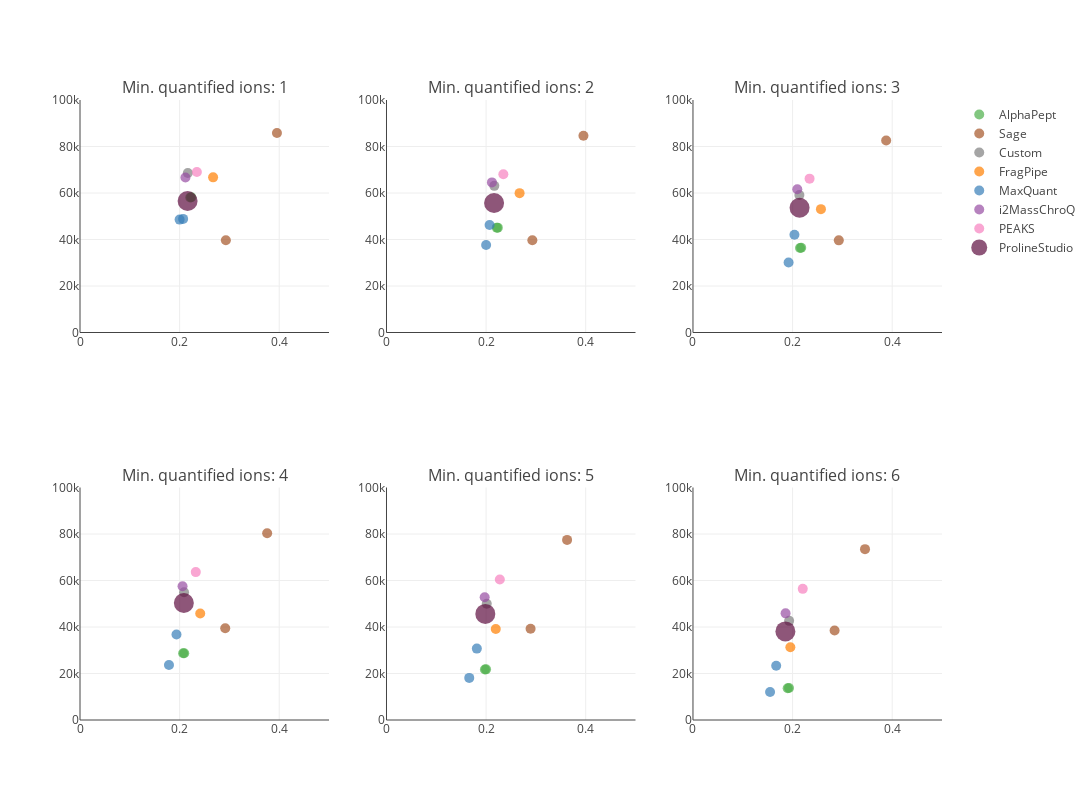

Source (notebook cell):
### Code cell


### Figure 1 — Plotly figure (JSON) as saved in the notebook; plotly's stock layout.template omitted (floating-point values rounded to 4 significant figures)
{"data": [{"hovertext": ["ProteoBench ID: AlphaPept_20250120_160240<br>Software tool: AlphaPept 0.5.3<br>Comment (private submission): AlphaPept_MBR_Align_50ppmFragTol", "ProteoBench ID: AlphaPept_20250120_160302<br>Software tool: AlphaPept 0.5.3<br>Comment (private submission): AlphaPept_50ppmFragTol"], "marker": {"color": ["#4daf4a", "#4daf4a"], "showscale": false, "size": [10, 10]}, "mode": "markers", "name": "AlphaPept", "type": "scatter", "x": [0.2235, 0.2214], "xaxis": "x", "y": [58187, 58090], "yaxis": "y"}, {"hovertext": ["ProteoBench ID: Sage_20250120_160320<br>Software tool: Sage 0.14.6<br>Comment (private submission): Sage (filtered)", "ProteoBench ID: Sage_20250120_160348<br>Software tool: Sage 0.14.6<br>Comment (private submission): Sage (unfiltered)"], "marker": {"color": ["#a65628", "#a65628"], "showscale": false, "size": [10, 10]}, "mode": "markers", "name": "Sage", "type": "scatter", "x": [0.2929, 0.3955], "xaxis": "x", "y": [39687, 85777], "yaxis": "y"}, {"hovertext": ["ProteoBench ID: Custom_20250120_160407<br>Software tool: Custom 0.14.6<br>Comment (private submission): Sage (FlashLFQ)"], "marker": {"color": ["#7f7f7f"], "showscale": false, "size": [10]}, "mode": "markers", "name": "Custom", "type": "scatter", "x": [0.2165], "xaxis": "x", "y": [68622], "yaxis": "y"}, {"hovertext": ["ProteoBench ID: FragPipe_20250120_160434<br>Software tool: FragPipe 22.0<br>Comment (private submission): FragPipeMBR"], "marker": {"color": ["#ff7f00"], "showscale": false, "size": [10]}, "mode": "markers", "name": "FragPipe", "type": "scatter", "x": [0.2672], "xaxis": "x", "y": [66735], "yaxis": "y"}, {"hovertext": ["ProteoBench ID: MaxQuant_20250120_160454<br>Software tool: MaxQuant 2.4.13.0<br>Comment (private submission): MaxQuant_MBR", "ProteoBench ID: MaxQuant_20250120_160511<br>Software tool: MaxQuant 2.4.13.0<br>Comment (private submission): MaxQuant"], "marker": {"color": ["#377eb8", "#377eb8"], "showscale": false, "size": [10, 10]}, "mode": "markers", "name": "MaxQuant", "type": "scatter", "x": [0.207, 0.2], "xaxis": "x", "y": [48870, 48562], "yaxis": "y"}, {"hovertext": ["ProteoBench ID: i2MassChroQ_20250120_160534<br>Software tool: i2MassChroQ 1.0.18<br>Comment (private submission): i2MassChroQ"], "marker": {"color": ["#984ea3"], "showscale": false, "size": [10]}, "mode": "markers", "name": "i2MassChroQ", "type": "scatter", "x": [0.2117], "xaxis": "x", "y": [66668], "yaxis": "y"}, {"hovertext": ["ProteoBench ID: PEAKS_20250120_160601<br>Software tool: PEAKS 0.14.6<br>Comment (private submission): PEAKS"], "marker": {"color": ["#f781bf"], "showscale": false, "size": [10]}, "mode": "markers", "name": "PEAKS", "type": "scatter", "x": [0.2346], "xaxis": "x", "y": [69000], "yaxis": "y"}, {"hovertext": ["ProteoBench ID: ProlineStudio_20250120_160651<br>Software tool: ProlineStudio <br>Comment (private submission): ProlineStudio"], "marker": {"color": ["#5f0f40"], "showscale": false, "size": [20]}, "mode": "markers", "name": "ProlineStudio", "type": "scatter", "x": [0.216], "xaxis": "x", "y": [56570], "yaxis": "y"}, {"hovertext": ["ProteoBench ID: AlphaPept_20250120_160240<br>Software tool: AlphaPept 0.5.3<br>Comment (private submission): AlphaPept_MBR_Align_50ppmFragTol", "ProteoBench ID: AlphaPept_20250120_160302<br>Software tool: AlphaPept 0.5.3<br>Comment (private submission): AlphaPept_50ppmFragTol"], "marker": {"color": ["#4daf4a", "#4daf4a"], "showscale": false, "size": [10, 10]}, "mode": "markers", "name": "AlphaPept", "showlegend": false, "type": "scatter", "x": [0.2235, 0.2214], "xaxis": "x2", "y": [45104, 45102], "yaxis": "y2"}, {"hovertext": ["ProteoBench ID: Sage_20250120_160320<br>Software tool: Sage 0.14.6<br>Comment (private submission): Sage (filtered)", "ProteoBench ID: Sage_20250120_160348<br>Software tool: Sage 0.14.6<br>Comment (private submission): Sage (unfiltered)"], "marker": {"color": ["#a65628", "#a65628"], "showscale": false, "size": [10, 10]}, "mode": "markers", "name": "Sage", "showlegend": false, "type": "scatter", "x": [0.2929, 0.3955], "xaxis": "x2", "y": [39687, 84615], "yaxis": "y2"}, {"hovertext": ["ProteoBench ID: Custom_20250120_160407<br>Software tool: Custom 0.14.6<br>Comment (private submission): Sage (FlashLFQ)"], "marker": {"color": ["#7f7f7f"], "showscale": false, "size": [10]}, "mode": "markers", "name": "Custom", "showlegend": false, "type": "scatter", "x": [0.2165], "xaxis": "x2", "y": [63074], "yaxis": "y2"}, {"hovertext": ["ProteoBench ID: FragPipe_20250120_160434<br>Software tool: FragPipe 22.0<br>Comment (private submission): FragPipeMBR"], "marker": {"color": ["#ff7f00"], "showscale": false, "size": [10]}, "mode": "markers", "name": "FragPipe", "showlegend": false, "type": "scatter", "x": [0.2672], "xaxis": "x2", "y": [59946], "yaxis": "y2"}, {"hovertext": ["ProteoBench ID: MaxQuant_20250120_160454<br>Software tool: MaxQuant 2.4.13.0<br>Comment (private submission): MaxQuant_MBR", "ProteoBench ID: MaxQuant_20250120_160511<br>Software tool: MaxQuant 2.4.13.0<br>Comment (private submission): MaxQuant"], "marker": {"color": ["#377eb8", "#377eb8"], "showscale": false, "size": [10, 10]}, "mode": "markers", "name": "MaxQuant", "showlegend": false, "type": "scatter", "x": [0.207, 0.2], "xaxis": "x2", "y": [46241, 37610], "yaxis": "y2"}, {"hovertext": ["ProteoBench ID: i2MassChroQ_20250120_160534<br>Software tool: i2MassChroQ 1.0.18<br>Comment (private submission): i2MassChroQ"], "marker": {"color": ["#984ea3"], "showscale": false, "size": [10]}, "mode": "markers", "name": "i2MassChroQ", "showlegend": false, "type": "scatter", "x": [0.2117], "xaxis": "x2", "y": [64561], "yaxis": "y2"}, {"hovertext": ["ProteoBench ID: PEAKS_20250120_160601<br>Software tool: PEAKS 0.14.6<br>Comment (private submission): PEAKS"], "marker": {"color": ["#f781bf"], "showscale": false, "size": [10]}, "mode": "markers", "name": "PEAKS", "showlegend": false, "type": "scatter", "x": [0.2346], "xaxis": "x2", "y": [68093], "yaxis": "y2"}, {"hovertext": ["ProteoBench ID: ProlineStudio_20250120_160651<br>Software tool: ProlineStudio <br>Comment (private submission): ProlineStudio"], "marker": {"color": ["#5f0f40"], "showscale": false, "size": [20]}, "mode": "markers", "name": "ProlineStudio", "showlegend": false, "type": "scatter", "x": [0.216], "xaxis": "x2", "y": [55692], "yaxis": "y2"}, {"hovertext": ["ProteoBench ID: AlphaPept_20250120_160240<br>Software tool: AlphaPept 0.5.3<br>Comment (private submission): AlphaPept_MBR_Align_50ppmFragTol", "ProteoBench ID: AlphaPept_20250120_160302<br>Software tool: AlphaPept 0.5.3<br>Comment (private submission): AlphaPept_50ppmFragTol"], "marker": {"color": ["#4daf4a", "#4daf4a"], "showscale": false, "size": [10, 10]}, "mode": "markers", "name": "AlphaPept", "showlegend": false, "type": "scatter", "x": [0.2173, 0.215], "xaxis": "x3", "y": [36421, 36379], "yaxis": "y3"}, {"hovertext": ["ProteoBench ID: Sage_20250120_160320<br>Software tool: Sage 0.14.6<br>Comment (private submission): Sage (filtered)", "ProteoBench ID: Sage_20250120_160348<br>Software tool: Sage 0.14.6<br>Comment (private submission): Sage (unfiltered)"], "marker": {"color": ["#a65628", "#a65628"], "showscale": false, "size": [10, 10]}, "mode": "markers", "name": "Sage", "showlegend": false, "type": "scatter", "x": [0.2928, 0.3879], "xaxis": "x3", "y": [39633, 82606], "yaxis": "y3"}, {"hovertext": ["ProteoBench ID: Custom_20250120_160407<br>Software tool: Custom 0.14.6<br>Comment (private submission): Sage (FlashLFQ)"], "marker": {"color": ["#7f7f7f"], "showscale": false, "size": [10]}, "mode": "markers", "name": "Custom", "showlegend": false, "type": "scatter", "x": [0.2136], "xaxis": "x3", "y": [59126], "yaxis": "y3"}, {"hovertext": ["ProteoBench ID: FragPipe_20250120_160434<br>Software tool: FragPipe 22.0<br>Comment (private submission): FragPipeMBR"], "marker": {"color": ["#ff7f00"], "showscale": false, "size": [10]}, "mode": "markers", "name": "FragPipe", "showlegend": false, "type": "scatter", "x": [0.2569], "xaxis": "x3", "y": [53060], "yaxis": "y3"}, {"hovertext": ["ProteoBench ID: MaxQuant_20250120_160454<br>Software tool: MaxQuant 2.4.13.0<br>Comment (private submission): MaxQuant_MBR", "ProteoBench ID: MaxQuant_20250120_160511<br>Software tool: MaxQuant 2.4.13.0<br>Comment (private submission): MaxQuant"], "marker": {"color": ["#377eb8", "#377eb8"], "showscale": false, "size": [10, 10]}, "mode": "markers", "name": "MaxQuant", "showlegend": false, "type": "scatter", "x": [0.2037, 0.192], "xaxis": "x3", "y": [42075, 30086], "yaxis": "y3"}, {"hovertext": ["ProteoBench ID: i2MassChroQ_20250120_160534<br>Software tool: i2MassChroQ 1.0.18<br>Comment (private submission): i2MassChroQ"], "marker": {"color": ["#984ea3"], "showscale": false, "size": [10]}, "mode": "markers", "name": "i2MassChroQ", "showlegend": false, "type": "scatter", "x": [0.2095], "xaxis": "x3", "y": [61603], "yaxis": "y3"}, {"hovertext": ["ProteoBench ID: PEAKS_20250120_160601<br>Software tool: PEAKS 0.14.6<br>Comment (private submission): PEAKS"], "marker": {"color": ["#f781bf"], "showscale": false, "size": [10]}, "mode": "markers", "name": "PEAKS", "showlegend": false, "type": "scatter", "x": [0.2341], "xaxis": "x3", "y": [66167], "yaxis": "y3"}, {"hovertext": ["ProteoBench ID: ProlineStudio_20250120_160651<br>Software tool: ProlineStudio <br>Comment (private submission): ProlineStudio"], "marker": {"color": ["#5f0f40"], "showscale": false, "size": [20]}, "mode": "markers", "name": "ProlineStudio", "showlegend": false, "type": "scatter", "x": [0.214], "xaxis": "x3", "y": [53670], "yaxis": "y3"}, {"hovertext": ["ProteoBench ID: AlphaPept_20250120_160240<br>Software tool: AlphaPept 0.5.3<br>Comment (private submission): AlphaPept_MBR_Align_50ppmFragTol", "ProteoBench ID: AlphaPept_20250120_160302<br>Software tool: AlphaPept 0.5.3<br>Comment (private submission): AlphaPept_50ppmFragTol"], "marker": {"color": ["#4daf4a", "#4daf4a"], "showscale": false, "size": [10, 10]}, "mode": "markers", "name": "AlphaPept", "showlegend": false, "type": "scatter", "x": [0.2093, 0.2071], "xaxis": "x4", "y": [28735, 28676], "yaxis": "y4"}, {"hovertext": ["ProteoBench ID: Sage_20250120_160320<br>Software tool: Sage 0.14.6<br>Comment (private submission): Sage (filtered)", "ProteoBench ID: Sage_20250120_160348<br>Software tool: Sage 0.14.6<br>Comment (private submission): Sage (unfiltered)"], "marker": {"color": ["#a65628", "#a65628"], "showscale": false, "size": [10, 10]}, "mode": "markers", "name": "Sage", "showlegend": false, "type": "scatter", "x": [0.2916, 0.3758], "xaxis": "x4", "y": [39488, 80316], "yaxis": "y4"}, {"hovertext": ["ProteoBench ID: Custom_20250120_160407<br>Software tool: Custom 0.14.6<br>Comment (private submission): Sage (FlashLFQ)"], "marker": {"color": ["#7f7f7f"], "showscale": false, "size": [10]}, "mode": "markers", "name": "Custom", "showlegend": false, "type": "scatter", "x": [0.2089], "xaxis": "x4", "y": [54951], "yaxis": "y4"}, {"hovertext": ["ProteoBench ID: FragPipe_20250120_160434<br>Software tool: FragPipe 22.0<br>Comment (private submission): FragPipeMBR"], "marker": {"color": ["#ff7f00"], "showscale": false, "size": [10]}, "mode": "markers", "name": "FragPipe", "showlegend": false, "type": "scatter", "x": [0.2414], "xaxis": "x4", "y": [45811], "yaxis": "y4"}, {"hovertext": ["ProteoBench ID: MaxQuant_20250120_160454<br>Software tool: MaxQuant 2.4.13.0<br>Comment (private submission): MaxQuant_MBR", "ProteoBench ID: MaxQuant_20250120_160511<br>Software tool: MaxQuant 2.4.13.0<br>Comment (private submission): MaxQuant"], "marker": {"color": ["#377eb8", "#377eb8"], "showscale": false, "size": [10, 10]}, "mode": "markers", "name": "MaxQuant", "showlegend": false, "type": "scatter", "x": [0.1937, 0.1786], "xaxis": "x4", "y": [36809, 23655], "yaxis": "y4"}, {"hovertext": ["ProteoBench ID: i2MassChroQ_20250120_160534<br>Software tool: i2MassChroQ 1.0.18<br>Comment (private submission): i2MassChroQ"], "marker": {"color": ["#984ea3"], "showscale": false, "size": [10]}, "mode": "markers", "name": "i2MassChroQ", "showlegend": false, "type": "scatter", "x": [0.2059], "xaxis": "x4", "y": [57551], "yaxis": "y4"}, {"hovertext": ["ProteoBench ID: PEAKS_20250120_160601<br>Software tool: PEAKS 0.14.6<br>Comment (private submission): PEAKS"], "marker": {"color": ["#f781bf"], "showscale": false, "size": [10]}, "mode": "markers", "name": "PEAKS", "showlegend": false, "type": "scatter", "x": [0.2325], "xaxis": "x4", "y": [63615], "yaxis": "y4"}, {"hovertext": ["ProteoBench ID: ProlineStudio_20250120_160651<br>Software tool: ProlineStudio <br>Comment (private submission): ProlineStudio"], "marker": {"color": ["#5f0f40"], "showscale": false, "size": [20]}, "mode": "markers", "name": "ProlineStudio", "showlegend": false, "type": "scatter", "x": [0.2085], "xaxis": "x4", "y": [50320], "yaxis": "y4"}, {"hovertext": ["ProteoBench ID: AlphaPept_20250120_160240<br>Software tool: AlphaPept 0.5.3<br>Comment (private submission): AlphaPept_MBR_Align_50ppmFragTol", "ProteoBench ID: AlphaPept_20250120_160302<br>Software tool: AlphaPept 0.5.3<br>Comment (private submission): AlphaPept_50ppmFragTol"], "marker": {"color": ["#4daf4a", "#4daf4a"], "showscale": false, "size": [10, 10]}, "mode": "markers", "name": "AlphaPept", "showlegend": false, "type": "scatter", "x": [0.1999, 0.1976], "xaxis": "x5", "y": [21777, 21692], "yaxis": "y5"}, {"hovertext": ["ProteoBench ID: Sage_20250120_160320<br>Software tool: Sage 0.14.6<br>Comment (private submission): Sage (filtered)", "ProteoBench ID: Sage_20250120_160348<br>Software tool: Sage 0.14.6<br>Comment (private submission): Sage (unfiltered)"], "marker": {"color": ["#a65628", "#a65628"], "showscale": false, "size": [10, 10]}, "mode": "markers", "name": "Sage", "showlegend": false, "type": "scatter", "x": [0.2893, 0.3626], "xaxis": "x5", "y": [39214, 77470], "yaxis": "y5"}, {"hovertext": ["ProteoBench ID: Custom_20250120_160407<br>Software tool: Custom 0.14.6<br>Comment (private submission): Sage (FlashLFQ)"], "marker": {"color": ["#7f7f7f"], "showscale": false, "size": [10]}, "mode": "markers", "name": "Custom", "showlegend": false, "type": "scatter", "x": [0.2013], "xaxis": "x5", "y": [49988], "yaxis": "y5"}, {"hovertext": ["ProteoBench ID: FragPipe_20250120_160434<br>Software tool: FragPipe 22.0<br>Comment (private submission): FragPipeMBR"], "marker": {"color": ["#ff7f00"], "showscale": false, "size": [10]}, "mode": "markers", "name": "FragPipe", "showlegend": false, "type": "scatter", "x": [0.2194], "xaxis": "x5", "y": [39131], "yaxis": "y5"}, {"hovertext": ["ProteoBench ID: MaxQuant_20250120_160454<br>Software tool: MaxQuant 2.4.13.0<br>Comment (private submission): MaxQuant_MBR", "ProteoBench ID: MaxQuant_20250120_160511<br>Software tool: MaxQuant 2.4.13.0<br>Comment (private submission): MaxQuant"], "marker": {"color": ["#377eb8", "#377eb8"], "showscale": false, "size": [10, 10]}, "mode": "markers", "name": "MaxQuant", "showlegend": false, "type": "scatter", "x": [0.1814, 0.1662], "xaxis": "x5", "y": [30713, 18103], "yaxis": "y5"}, {"hovertext": ["ProteoBench ID: i2MassChroQ_20250120_160534<br>Software tool: i2MassChroQ 1.0.18<br>Comment (private submission): i2MassChroQ"], "marker": {"color": ["#984ea3"], "showscale": false, "size": [10]}, "mode": "markers", "name": "i2MassChroQ", "showlegend": false, "type": "scatter", "x": [0.1971], "xaxis": "x5", "y": [52814], "yaxis": "y5"}, {"hovertext": ["ProteoBench ID: PEAKS_20250120_160601<br>Software tool: PEAKS 0.14.6<br>Comment (private submission): PEAKS"], "marker": {"color": ["#f781bf"], "showscale": false, "size": [10]}, "mode": "markers", "name": "PEAKS", "showlegend": false, "type": "scatter", "x": [0.2275], "xaxis": "x5", "y": [60421], "yaxis": "y5"}, {"hovertext": ["ProteoBench ID: ProlineStudio_20250120_160651<br>Software tool: ProlineStudio <br>Comment (private submission): ProlineStudio"], "marker": {"color": ["#5f0f40"], "showscale": false, "size": [20]}, "mode": "markers", "name": "ProlineStudio", "showlegend": false, "type": "scatter", "x": [0.1984], "xaxis": "x5", "y": [45635], "yaxis": "y5"}, {"hovertext": ["ProteoBench ID: AlphaPept_20250120_160240<br>Software tool: AlphaPept 0.5.3<br>Comment (private submission): AlphaPept_MBR_Align_50ppmFragTol", "ProteoBench ID: AlphaPept_20250120_160302<br>Software tool: AlphaPept 0.5.3<br>Comment (private submission): AlphaPept_50ppmFragTol"], "marker": {"color": ["#4daf4a", "#4daf4a"], "showscale": false, "size": [10, 10]}, "mode": "markers", "name": "AlphaPept", "showlegend": false, "type": "scatter", "x": [0.1928, 0.1901], "xaxis": "x6", "y": [13750, 13656], "yaxis": "y6"}, {"hovertext": ["ProteoBench ID: Sage_20250120_160320<br>Software tool: Sage 0.14.6<br>Comment (private submission): Sage (filtered)", "ProteoBench ID: Sage_20250120_160348<br>Software tool: Sage 0.14.6<br>Comment (private submission): Sage (unfiltered)"], "marker": {"color": ["#a65628", "#a65628"], "showscale": false, "size": [10, 10]}, "mode": "markers", "name": "Sage", "showlegend": false, "type": "scatter", "x": [0.2843, 0.3454], "xaxis": "x6", "y": [38508, 73493], "yaxis": "y6"}, {"hovertext": ["ProteoBench ID: Custom_20250120_160407<br>Software tool: Custom 0.14.6<br>Comment (private submission): Sage (FlashLFQ)"], "marker": {"color": ["#7f7f7f"], "showscale": false, "size": [10]}, "mode": "markers", "name": "Custom", "showlegend": false, "type": "scatter", "x": [0.1931], "xaxis": "x6", "y": [42636], "yaxis": "y6"}, {"hovertext": ["ProteoBench ID: FragPipe_20250120_160434<br>Software tool: FragPipe 22.0<br>Comment (private submission): FragPipeMBR"], "marker": {"color": ["#ff7f00"], "showscale": false, "size": [10]}, "mode": "markers", "name": "FragPipe", "showlegend": false, "type": "scatter", "x": [0.1955], "xaxis": "x6", "y": [31283], "yaxis": "y6"}, {"hovertext": ["ProteoBench ID: MaxQuant_20250120_160454<br>Software tool: MaxQuant 2.4.13.0<br>Comment (private submission): MaxQuant_MBR", "ProteoBench ID: MaxQuant_20250120_160511<br>Software tool: MaxQuant 2.4.13.0<br>Comment (private submission): MaxQuant"], "marker": {"color": ["#377eb8", "#377eb8"], "showscale": false, "size": [10, 10]}, "mode": "markers", "name": "MaxQuant", "showlegend": false, "type": "scatter", "x": [0.1671, 0.1548], "xaxis": "x6", "y": [23314, 12029], "yaxis": "y6"}, {"hovertext": ["ProteoBench ID: i2MassChroQ_20250120_160534<br>Software tool: i2MassChroQ 1.0.18<br>Comment (private submission): i2MassChroQ"], "marker": {"color": ["#984ea3"], "showscale": false, "size": [10]}, "mode": "markers", "name": "i2MassChroQ", "showlegend": false, "type": "scatter", "x": [0.1859], "xaxis": "x6", "y": [45861], "yaxis": "y6"}, {"hovertext": ["ProteoBench ID: PEAKS_20250120_160601<br>Software tool: PEAKS 0.14.6<br>Comment (private submission): PEAKS"], "marker": {"color": ["#f781bf"], "showscale": false, "size": [10]}, "mode": "markers", "name": "PEAKS", "showlegend": false, "type": "scatter", "x": [0.2204], "xaxis": "x6", "y": [56398], "yaxis": "y6"}, {"hovertext": ["ProteoBench ID: ProlineStudio_20250120_160651<br>Software tool: ProlineStudio <br>Comment (private submission): ProlineStudio"], "marker": {"color": ["#5f0f40"], "showscale": false, "size": [20]}, "mode": "markers", "name": "ProlineStudio", "showlegend": false, "type": "scatter", "x": [0.1855], "xaxis": "x6", "y": [38095], "yaxis": "y6"}], "layout": {"annotations": [{"font": {"size": 16}, "showarrow": false, "text": "Min. quantified ions: 1", "x": 0.1444, "xanchor": "center", "xref": "paper", "y": 1, "yanchor": "bottom", "yref": "paper"}, {"font": {"size": 16}, "showarrow": false, "text": "Min. quantified ions: 2", "x": 0.5, "xanchor": "center", "xref": "paper", "y": 1, "yanchor": "bottom", "yref": "paper"}, {"font": {"size": 16}, "showarrow": false, "text": "Min. quantified ions: 3", "x": 0.8556, "xanchor": "center", "xref": "paper", "y": 1, "yanchor": "bottom", "yref": "paper"}, {"font": {"size": 16}, "showarrow": false, "text": "Min. quantified ions: 4", "x": 0.1444, "xanchor": "center", "xref": "paper", "y": 0.375, "yanchor": "bottom", "yref": "paper"}, {"font": {"size": 16}, "showarrow": false, "text": "Min. quantified ions: 5", "x": 0.5, "xanchor": "center", "xref": "paper", "y": 0.375, "yanchor": "bottom", "yref": "paper"}, {"font": {"size": 16}, "showarrow": false, "text": "Min. quantified ions: 6", "x": 0.8556, "xanchor": "center", "xref": "paper", "y": 0.375, "yanchor": "bottom", "yref": "paper"}], "height": 800, "width": 1200, "xaxis": {"anchor": "y", "domain": [0, 0.2889], "range": [0, 0.5]}, "xaxis2": {"anchor": "y2", "domain": [0.3556, 0.6444], "range": [0, 0.5]}, "xaxis3": {"anchor": "y3", "domain": [0.7111, 1], "range": [0, 0.5]}, "xaxis4": {"anchor": "y4", "domain": [0, 0.2889], "range": [0, 0.5]}, "xaxis5": {"anchor": "y5", "domain": [0.3556, 0.6444], "range": [0, 0.5]}, "xaxis6": {"anchor": "y6", "domain": [0.7111, 1], "range": [0, 0.5]}, "yaxis": {"anchor": "x", "domain": [0.625, 1], "range": [0, 100000]}, "yaxis2": {"anchor": "x2", "domain": [0.625, 1], "range": [0, 100000]}, "yaxis3": {"anchor": "x3", "domain": [0.625, 1], "range": [0, 100000]}, "yaxis4": {"anchor": "x4", "domain": [0, 0.375], "range": [0, 100000]}, "yaxis5": {"anchor": "x5", "domain": [0, 0.375], "range": [0, 100000]}, "yaxis6": {"anchor": "x6", "domain": [0, 0.375], "range": [0, 100000]}}}
